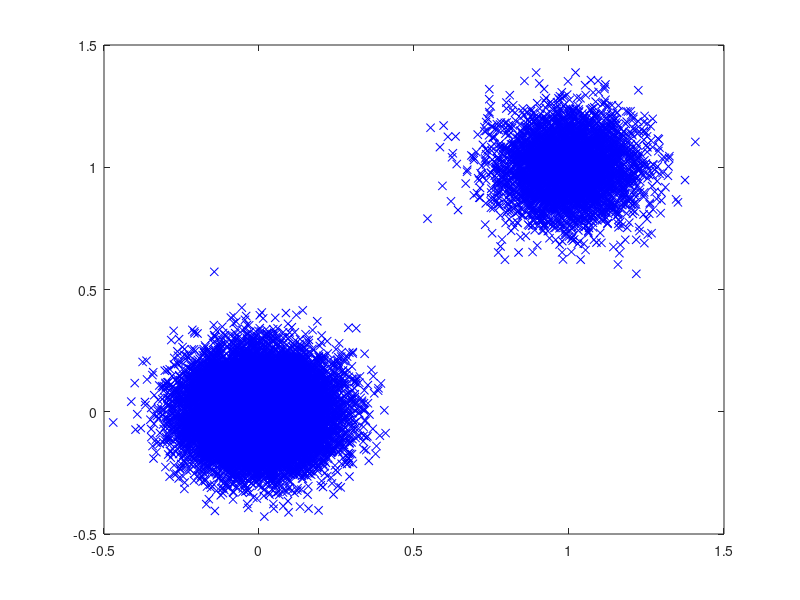

Here is the MATLAB script that generated this plot: (Note: this script raises an error after producing the figure.)
% Unit test for the functionals f1, f2, f3

% add required functions
addpath ../helper

N = 20000;
dims = 15;

p1 = 0.8;
p2 = 1 - p1;
sigma = 0.1 + 0.05*rand();

B = double( rand(N, 1) < p1);
X = bsxfun(@times, sigma*randn(N, dims), B) + ...
    bsxfun(@times, 1 + sigma*randn(N, dims), 1-B);
close all;
plot(X(:,1), X(:,2), 'bx');
fprintf('Sigma: %f\n', sigma);

T1 = f1(X);
T2 = f2(X);
T3 = f3(X);
T4 = f4(X);

S1 = p2*dims;
S2 = dims*(p1*sigma^2 + p2*(1 + sigma^2) );
S3 = (dims -2) * p2;
S4 = (dims -1) * (1+sigma^2) * p2; 

fprintf('Empirical values: f1: %f, f2: %f, f3: %f, f4: %f\n', T1, T2, T3, T4);
fprintf('True values     : f1: %f, f2: %f, f3: %f, f4: %f\n', S1, S2, S3, S4);

% Test for evalLogLiklExp1.m
fprintf('\nTest for evalLogLiklExp1.m\n');
RES = 100;
t = linspace(-3, 4, RES);
[T1, T2] = meshgrid(t, t);
th = [T1(:), T2(:)];
[loglikl, f_vals] = evalLogLiklExp1(th, sigma, p1, p2);
likl = exp(loglikl);
Likl = reshape(likl, RES, RES);
figure; contour(T1, T2, Likl);
fprintf('Area under curve: %f\n', numerical_2D_integration_wrap(th, likl));
f_vals,

% Another test for evalLogLiklExp1
fprintf('\nAnother test for evalLogLiklExp1.m\n');
dims = 10;
Pts = randn(0,dims);
X = gendata(N, dims, sigma, p1);
[~, f_vals] = evalLogLiklExp1(Pts, sigma, p1, p2);
T1 = f1(X);
T2 = f2(X);
T3 = f3(X);
T4 = f4(X);
fprintf('Empirical values: f1: %f, f2: %f, f3: %f, f4: %f\n', T1, T2, T3, T4);
f_vals,

